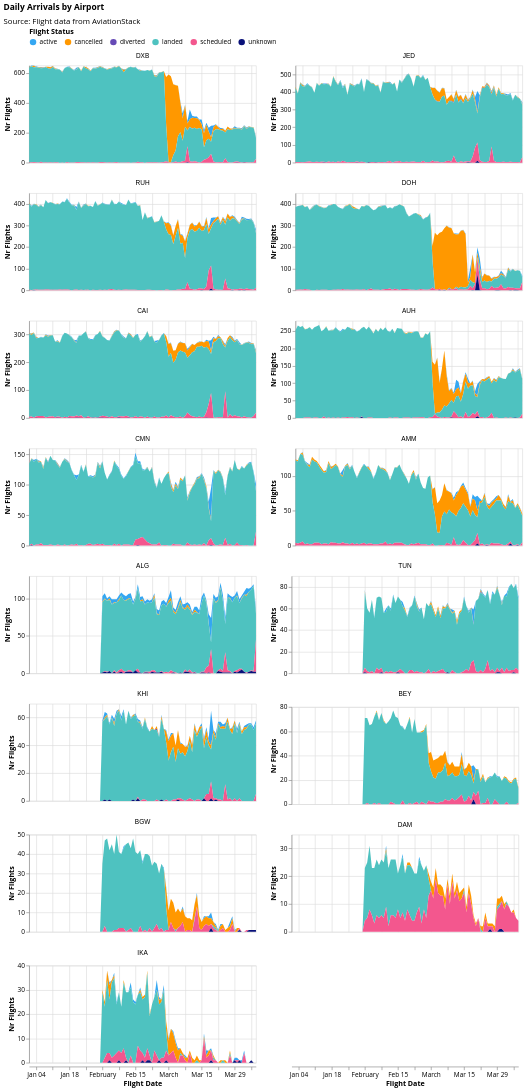

Notebook code for this chart:
### Markdown cell above
### Daily Number of Flights by Flight Status

### Code cell
arrivals_exploded["flight_date"] = pd.to_datetime(arrivals_exploded["flight_date"])

df = (
    arrivals_exploded.groupby(["flight_date", "flight_status", "iata_arr"])
    .size()
    .reset_index(name="count")
)
df.to_csv('../../data/aviation/processed/arrivals_daily_airport.csv')
get_area_plot_by_airport(
    df,
    airports=airports,
    airport_col="iata_arr",
    title="Daily Arrivals by Airport",
    source_text="Source: Flight data from AviationStack",
)

### Figure 1 — Vega-Lite specification as saved in the notebook (floating-point values rounded to 4 significant figures; data arrays with more than 128 entries replaced by an {"elided": "..."} marker saying what was removed)
{"config": {"view": {"continuousWidth": 300, "continuousHeight": 300}, "axis": {"labelFont": "Open Sans", "titleFont": "Open Sans"}, "legend": {"labelFont": "Open Sans", "titleFont": "Open Sans"}, "title": {"anchor": "start", "font": "Open Sans", "subtitleFont": "Open Sans"}}, "data": {"name": "data-8a2dcbaeb50a0e5821653b7a16968bf5"}, "facet": {"field": "iata_arr", "sort": ["DXB", "JED", "RUH", "DOH", "CAI", "AUH", "CMN", "AMM", "ALG", "TUN", "KHI", "BEY", "BGW", "DAM", "IKA"], "title": null, "type": "nominal"}, "spec": {"layer": [{"mark": {"type": "area"}, "encoding": {"color": {"field": "flight_status", "legend": {"direction": "horizontal", "offset": 10, "orient": "top", "titleAnchor": "start"}, "scale": {"range": ["#34A7F2", "#FF9800", "#664AB6", "#4EC2C0", "#F3578E", "#081079", "#0C7C68", "#DDDA21"]}, "title": "Flight Status", "type": "nominal"}, "tooltip": [{"field": "flight_date", "title": "Flight Date", "type": "temporal"}, {"field": "flight_status", "title": "Status", "type": "nominal"}, {"field": "count", "title": "Flights", "type": "quantitative"}], "x": {"field": "flight_date", "title": "Flight Date", "type": "temporal"}, "y": {"field": "count", "stack": "zero", "title": "Nr Flights", "type": "quantitative"}}}], "height": 150, "width": 350}, "columns": 2, "resolve": {"scale": {"y": "independent"}}, "title": {"text": "Daily Arrivals by Airport", "subtitle": "Source: Flight data from AviationStack", "subtitlePadding": 10}, "$schema": "https://vega.github.io/schema/vega-lite/v5.20.1.json", "datasets": {"data-8a2dcbaeb50a0e5821653b7a16968bf5": {"elided": "8148 records"}}}
